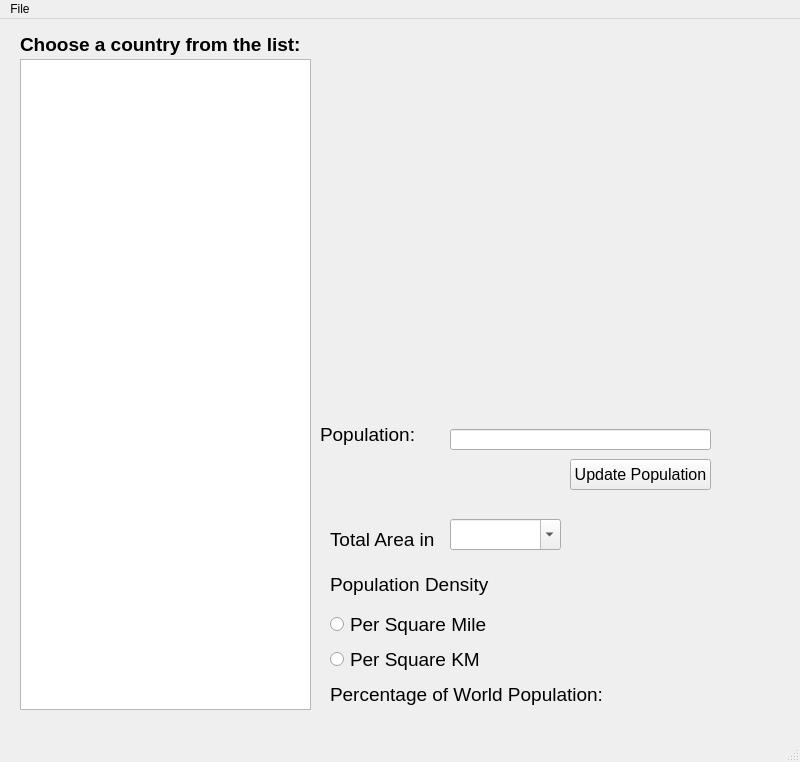
<?xml version="1.0" encoding="UTF-8"?>
<ui version="4.0">
 <class>MainWindow</class>
 <widget class="QMainWindow" name="MainWindow">
  <property name="geometry">
   <rect>
    <x>0</x>
    <y>0</y>
    <width>800</width>
    <height>762</height>
   </rect>
  </property>
  <property name="windowTitle">
   <string>MainWindow</string>
  </property>
  <widget class="QWidget" name="centralwidget">
   <widget class="QLabel" name="labelCountryName">
    <property name="enabled">
     <bool>true</bool>
    </property>
    <property name="geometry">
     <rect>
      <x>20</x>
      <y>10</y>
      <width>311</width>
      <height>31</height>
     </rect>
    </property>
    <property name="font">
     <font>
      <pointsize>14</pointsize>
      <weight>75</weight>
      <bold>true</bold>
     </font>
    </property>
    <property name="text">
     <string>Choose a country from the list:</string>
    </property>
   </widget>
   <widget class="QListWidget" name="listWidgetPopulation">
    <property name="geometry">
     <rect>
      <x>20</x>
      <y>40</y>
      <width>291</width>
      <height>651</height>
     </rect>
    </property>
   </widget>
   <widget class="QLabel" name="labelPopulation">
    <property name="geometry">
     <rect>
      <x>320</x>
      <y>390</y>
      <width>101</width>
      <height>51</height>
     </rect>
    </property>
    <property name="font">
     <font>
      <pointsize>14</pointsize>
      <weight>50</weight>
      <bold>false</bold>
     </font>
    </property>
    <property name="text">
     <string>Population:</string>
    </property>
   </widget>
   <widget class="QLineEdit" name="lineEditPopulation">
    <property name="geometry">
     <rect>
      <x>450</x>
      <y>410</y>
      <width>261</width>
      <height>21</height>
     </rect>
    </property>
    <property name="font">
     <font>
      <pointsize>12</pointsize>
     </font>
    </property>
   </widget>
   <widget class="QPushButton" name="pushButtonPopulation">
    <property name="geometry">
     <rect>
      <x>570</x>
      <y>440</y>
      <width>141</width>
      <height>31</height>
     </rect>
    </property>
    <property name="font">
     <font>
      <pointsize>12</pointsize>
     </font>
    </property>
    <property name="text">
     <string>Update Population</string>
    </property>
   </widget>
   <widget class="QLabel" name="labelArea">
    <property name="geometry">
     <rect>
      <x>330</x>
      <y>510</y>
      <width>111</width>
      <height>21</height>
     </rect>
    </property>
    <property name="font">
     <font>
      <pointsize>14</pointsize>
      <weight>50</weight>
      <bold>false</bold>
     </font>
    </property>
    <property name="text">
     <string>Total Area in </string>
    </property>
   </widget>
   <widget class="QComboBox" name="comboBoxArea">
    <property name="geometry">
     <rect>
      <x>450</x>
      <y>500</y>
      <width>111</width>
      <height>31</height>
     </rect>
    </property>
    <property name="font">
     <font>
      <pointsize>14</pointsize>
     </font>
    </property>
    <property name="editable">
     <bool>true</bool>
    </property>
    <property name="currentText">
     <string/>
    </property>
   </widget>
   <widget class="QLabel" name="labelDensity">
    <property name="geometry">
     <rect>
      <x>330</x>
      <y>550</y>
      <width>161</width>
      <height>31</height>
     </rect>
    </property>
    <property name="font">
     <font>
      <pointsize>14</pointsize>
     </font>
    </property>
    <property name="text">
     <string>Population Density</string>
    </property>
   </widget>
   <widget class="QRadioButton" name="radioButtonMile">
    <property name="geometry">
     <rect>
      <x>330</x>
      <y>590</y>
      <width>161</width>
      <height>31</height>
     </rect>
    </property>
    <property name="font">
     <font>
      <pointsize>14</pointsize>
     </font>
    </property>
    <property name="text">
     <string>Per Square Mile</string>
    </property>
   </widget>
   <widget class="QRadioButton" name="radioButtonKM">
    <property name="geometry">
     <rect>
      <x>330</x>
      <y>620</y>
      <width>151</width>
      <height>41</height>
     </rect>
    </property>
    <property name="font">
     <font>
      <pointsize>14</pointsize>
     </font>
    </property>
    <property name="text">
     <string>Per Square KM</string>
    </property>
   </widget>
   <widget class="QLabel" name="labelPercentage">
    <property name="geometry">
     <rect>
      <x>330</x>
      <y>660</y>
      <width>281</width>
      <height>31</height>
     </rect>
    </property>
    <property name="font">
     <font>
      <pointsize>14</pointsize>
     </font>
    </property>
    <property name="text">
     <string>Percentage of World Population:</string>
    </property>
   </widget>
   <widget class="QLabel" name="labelFlag">
    <property name="geometry">
     <rect>
      <x>400</x>
      <y>140</y>
      <width>351</width>
      <height>231</height>
     </rect>
    </property>
    <property name="text">
     <string/>
    </property>
   </widget>
   <widget class="QLabel" name="labelName">
    <property name="geometry">
     <rect>
      <x>420</x>
      <y>40</y>
      <width>301</width>
      <height>51</height>
     </rect>
    </property>
    <property name="font">
     <font>
      <pointsize>12</pointsize>
      <weight>75</weight>
      <bold>true</bold>
     </font>
    </property>
    <property name="text">
     <string/>
    </property>
   </widget>
   <widget class="QLabel" name="labelArea_2">
    <property name="geometry">
     <rect>
      <x>600</x>
      <y>490</y>
      <width>111</width>
      <height>41</height>
     </rect>
    </property>
    <property name="font">
     <font>
      <pointsize>12</pointsize>
      <weight>75</weight>
      <bold>true</bold>
     </font>
    </property>
    <property name="text">
     <string/>
    </property>
   </widget>
   <widget class="QLabel" name="labelDensity_2">
    <property name="geometry">
     <rect>
      <x>610</x>
      <y>600</y>
      <width>111</width>
      <height>31</height>
     </rect>
    </property>
    <property name="font">
     <font>
      <pointsize>12</pointsize>
      <weight>75</weight>
      <bold>true</bold>
     </font>
    </property>
    <property name="text">
     <string/>
    </property>
   </widget>
   <widget class="QLabel" name="labelPercentage_2">
    <property name="geometry">
     <rect>
      <x>620</x>
      <y>660</y>
      <width>121</width>
      <height>31</height>
     </rect>
    </property>
    <property name="font">
     <font>
      <pointsize>12</pointsize>
      <weight>75</weight>
      <bold>true</bold>
      <kerning>true</kerning>
     </font>
    </property>
    <property name="text">
     <string/>
    </property>
   </widget>
  </widget>
  <widget class="QMenuBar" name="menubar">
   <property name="geometry">
    <rect>
     <x>0</x>
     <y>0</y>
     <width>800</width>
     <height>21</height>
    </rect>
   </property>
   <widget class="QMenu" name="menuFile">
    <property name="title">
     <string>File</string>
    </property>
    <addaction name="actionLoad_Countries"/>
    <addaction name="actionSave_To_File"/>
    <addaction name="actionExit"/>
   </widget>
   <addaction name="menuFile"/>
  </widget>
  <widget class="QStatusBar" name="statusbar"/>
  <action name="actionLoad_Countries">
   <property name="text">
    <string>Load Countries</string>
   </property>
  </action>
  <action name="actionSave_To_File">
   <property name="text">
    <string>Save To File</string>
   </property>
  </action>
  <action name="actionExit">
   <property name="text">
    <string>Exit</string>
   </property>
  </action>
 </widget>
 <resources/>
 <connections/>
</ui>
